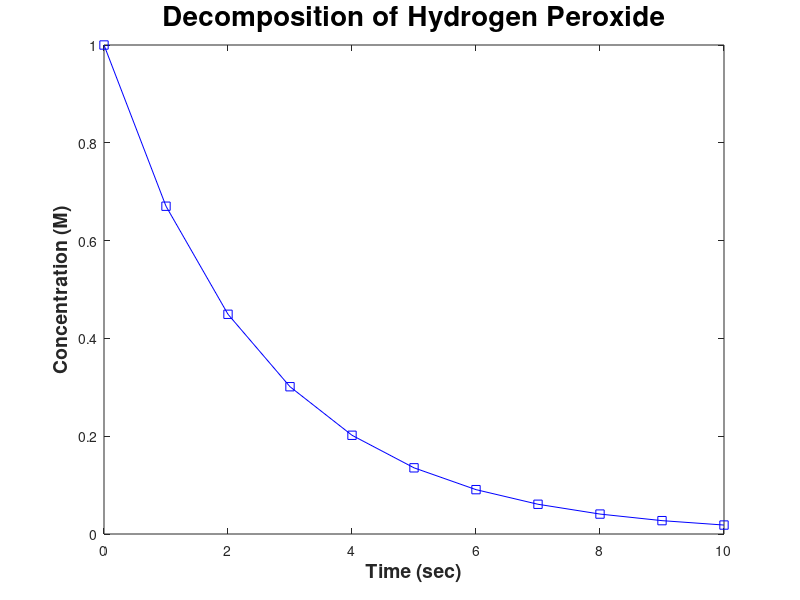
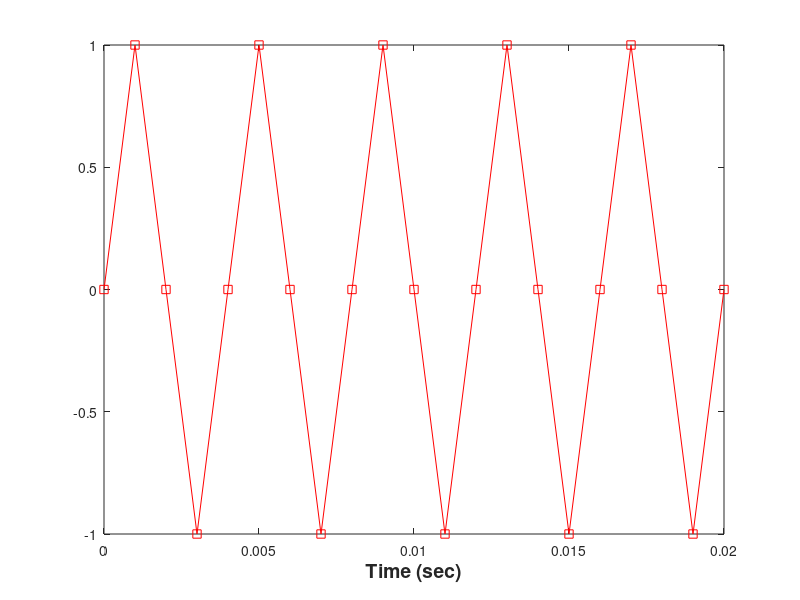
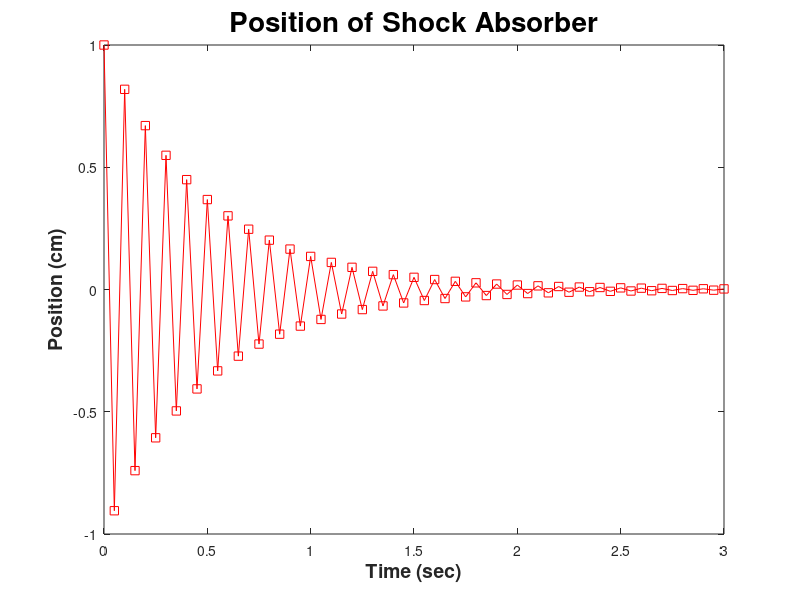
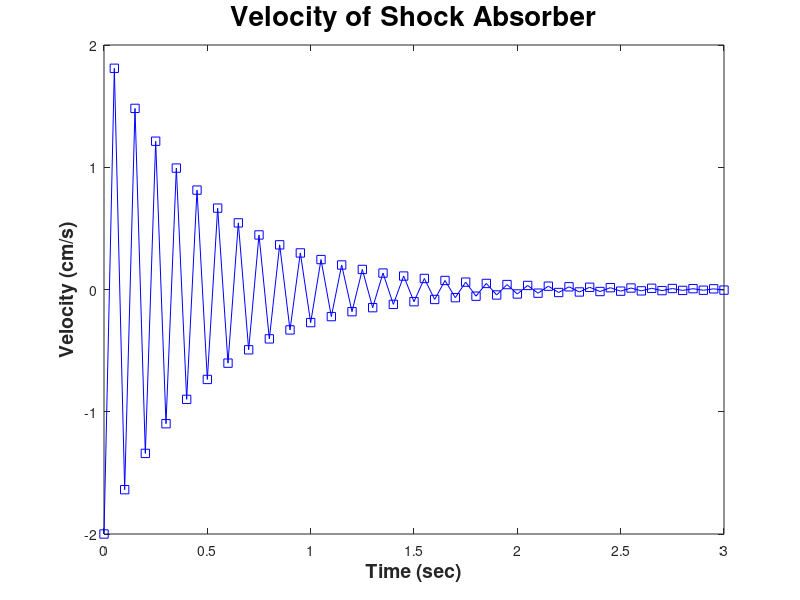

The MATLAB script that drew these images, in order:
clear; clc; clf;

t = 0:1:10;
C = exp(-0.4*t);
figure(1)
plot(t,C,'bs-');
xlabel('\bfTime (sec)','FontSize',14);
ylabel('\bfConcentration (M)','FontSize',14);
title('\bfDecomposition of Hydrogen Peroxide','FontSize',20);

clear;
t = 0:.001:.02;
y = sin(2*pi*250*t);
figure(2)
plot(t,y,'rs-');
xlabel('\bfTime (sec)','FontSize',14);

clear;
t = 0:.05:3;
p = exp(-2*t).*cos(20*pi*t);
v = -2*exp(-2*t).*(cos(20*pi*t))-(20*pi*exp(-2*t).*(sin(20*pi*t)));

figure(3)
plot(t,p,'rs-');
xlabel('\bfTime (sec)','FontSize',14);
ylabel('\bfPosition (cm)','FontSize',14);
title('\bfPosition of Shock Absorber','FontSize',20);
figure(4)
plot(t,v,'bs-');
xlabel('\bfTime (sec)','FontSize',14);
ylabel('\bfVelocity (cm/s)','FontSize',14);
title('\bfVelocity of Shock Absorber','FontSize',20);